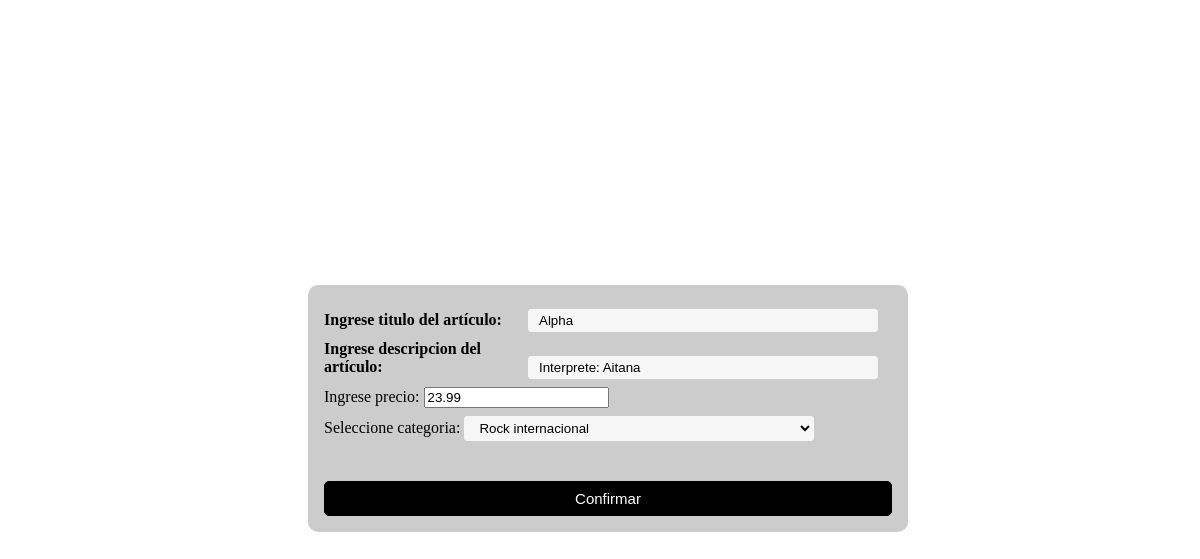
Screenshot of /CRUD/formUpdate.php?id=4 with the database file from the repository.
### tables this page shows
CREATE TABLE `disco` (
  `id` int(11) NOT NULL,
  `titulo` varchar(80) NOT NULL,
  `descripcion` varchar(300) NOT NULL,
  `precio` decimal(10,2) NOT NULL,
  `categoria_id` int(10) NOT NULL
);

### CRUD/formUpdate.php (the view, shortened to what this page needs)
<!doctype html>
<html>
<head>
  <link rel="stylesheet" href="../style.css">
</head>
<body>
  <?php
    $mysql=new mysqli("localhost","root","","tienda_vinilos");
    $registro=$mysql->query("select id,
                                    titulo,
                                    descripcion,
                                    precio,
                                    categoria_id
                                    from disco where id=$_REQUEST[id]") or
      die($mysql->error);
    if ($reg=$registro->fetch_array())
    {
  ?>
<div class="contenedor">
<form method="post" action="update.php">
<label for="titulo">Ingrese titulo del artículo:</label>
<input type="text" name="titulo" maxlength="80" value="<?php echo $reg['titulo']; ?>">
<br>
<label for="descripcion">Ingrese descripcion del artículo:</label>
<input class="my-element" type="text" name="descripcion" maxlength="300" value="<?php echo $reg['descripcion']; ?>">
<br>
Ingrese precio:
<input type="number" name="precio" maxlength="10" step="0.3" value="<?php echo $reg['precio']; ?>">
<br>
Seleccione categoria:
<select name="categoria_id">
<?php
   $registros=$mysql->query("select id,nombre from categorias") or
   die($mysql->error);
 while ($reg=$registros->fetch_array())
 {
    echo "<option value=\"".$reg['id']."\">".$reg['nombre']."</option>";
 }
     ?>
</select>
<br>
<input class="bt" type="submit" value="Confirmar">
</form>
<?php
    }
    else
      echo 'No existe un artículo con dicho código';
  ?>
  </div>
</body>
</html>

### style.css (style rules this page uses)
* { box-sizing:border-box; }
.contenedor { display: flex; width: 100vw; height: 100vh; justify-content: center; align-items: center; }
form { width:600px; padding:16px; border-radius:10px; margin:auto; background-color:#ccc; }
form label { width:200px; font-weight:bold; display:inline-block; }
form input[type="text"],select { width: 350px; padding:3px 10px; border:1px solid #f6f6f6; border-radius:3px; background-color:#f6f6f6; margin:8px 0; display:inline-block; }
form input[type="submit"] { width:100%; padding:8px 16px; margin-top:32px; border:1px solid #000; border-radius:5px; display:block; color:#fff; background-color:#000; }
.bt { text-decoration:none; font-size:15px; color:#fff; padding-top: 10px; padding-bottom: 10px; padding-left:40px; padding-right:40px; background-color:#000; }

### rows the page displays
disco: titulo "Alpha", descripcion "Interprete: Aitana", precio "23.99"

### other values shown
form field categoria_id "Rock internacional"
